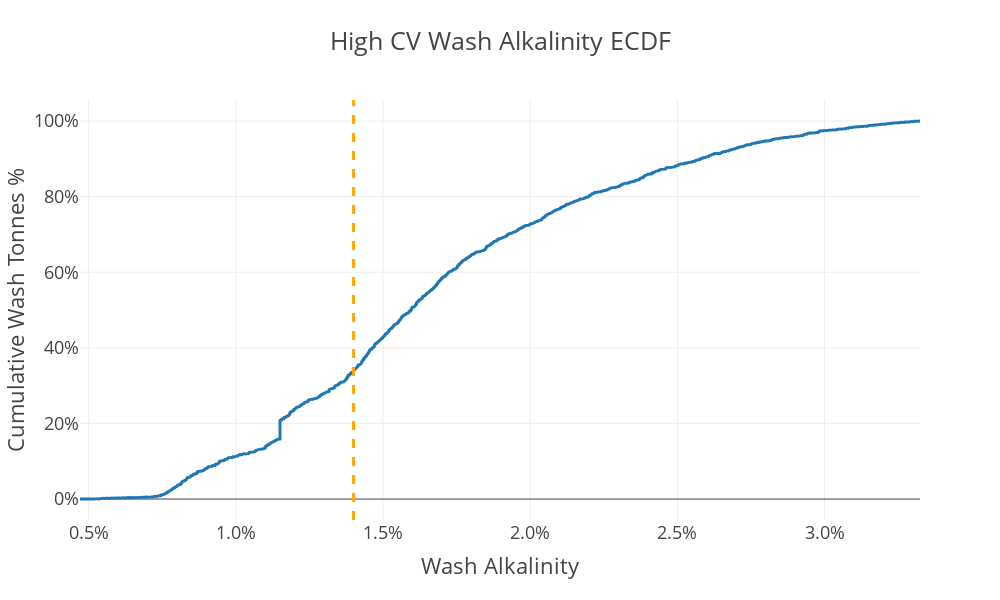

Notebook source saved alongside this figure:
### Code cell
# Sort the DataFrame by values
df_sorted = df_hcv.sort_values("wash_alk_ad")

# Calculate the normalized cumulative weights
df_sorted["cumulative_weights"] = df_sorted["wash_qty"].cumsum()
df_sorted["cumulative_weights"] /= df_sorted["cumulative_weights"].iloc[-1]

# Create the ECDF plot
fig = px.line(
    df_sorted,
    x="wash_alk_ad",
    y="cumulative_weights",
    title="High CV Wash Alkalinity ECDF",
    template="presentation",
)
fig.add_vline(x=0.014, line_width=3, line_dash="dash", line_color="orange")
fig.update_layout(
    xaxis_tickformat=".1%",  # None
    yaxis_tickformat=".0%",  # None
    # , yaxis_rangemode = 'tozero'
    xaxis_title="Wash Alkalinity",
    yaxis_title="Cumulative Wash Tonnes %",
    # , title='<b>stMATIC Aave V3 Polygon Supply Cap Utilisation</b>'
    hovermode="x",
    showlegend=False,
)
# fig.update_xaxes(title_text=None)

fig.update_layout(width=1000, height=600)
fig.show()

### Figure 1 — Plotly figure (JSON) as saved in the notebook; plotly's stock layout.template omitted (floating-point values rounded to 4 significant figures; data arrays with more than 128 entries replaced by an {"elided": "..."} marker saying what was removed)
{"data": [{"hovertemplate": "wash_alk_ad=%{x}<br>cumulative_weights=%{y}<extra></extra>", "legendgroup": "", "line": {"color": "#1F77B4", "dash": "solid"}, "marker": {"symbol": "circle"}, "mode": "lines", "name": "", "showlegend": false, "type": "scattergl", "x": {"elided": "6932 float values"}, "xaxis": "x", "y": {"elided": "6932 float values"}, "yaxis": "y"}], "layout": {"height": 600, "hovermode": "x", "legend": {"tracegroupgap": 0}, "shapes": [{"line": {"color": "orange", "dash": "dash", "width": 3}, "type": "line", "x0": 0.014, "x1": 0.014, "xref": "x", "y0": 0, "y1": 1, "yref": "y domain"}], "showlegend": false, "title": {"text": "High CV Wash Alkalinity ECDF"}, "width": 1000, "xaxis": {"anchor": "y", "domain": [0, 1], "tickformat": ".1%", "title": {"text": "Wash Alkalinity"}}, "yaxis": {"anchor": "x", "domain": [0, 1], "tickformat": ".0%", "title": {"text": "Cumulative Wash Tonnes %"}}}}
